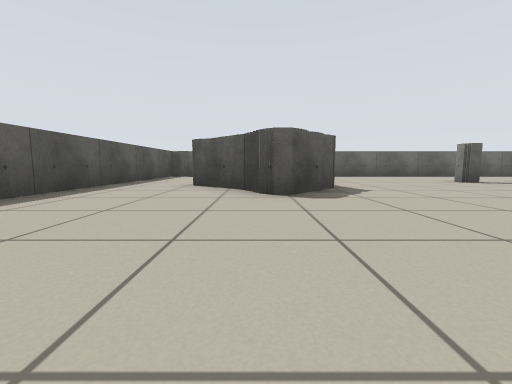
View 1 (above)

17 first-person views from a walk through a world built for the Player/Stage simulator. The camera is 0.45 m above the floor, tilts 6° down and sees 90° across. Floor lines are 1 m apart. The floor is counted in squares, 1 m on a side. Each view is taken from the middle of a square. On the plan, view 1 faces up. The plan holds only what a view shows up to about 9 squares ahead; the rest is blank. Robots are left out.

View 2
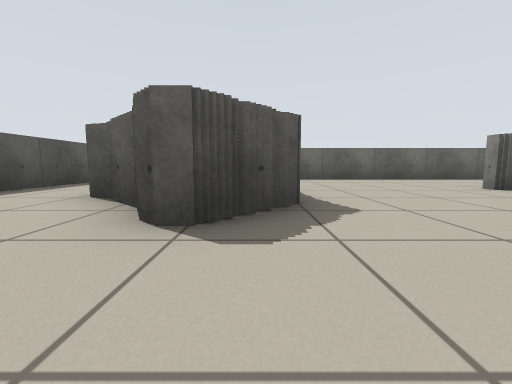

View 3
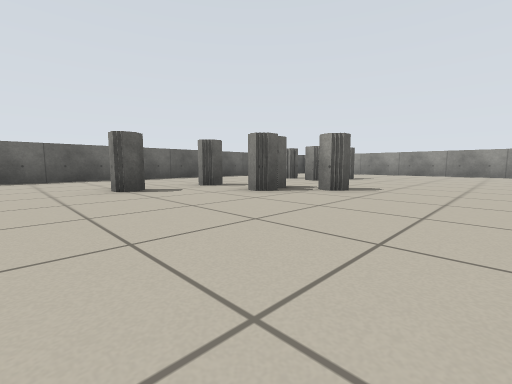

View 4
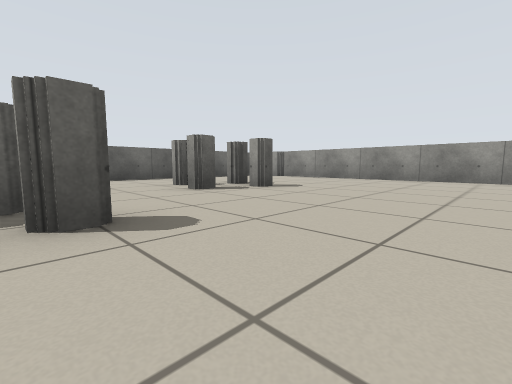

View 5
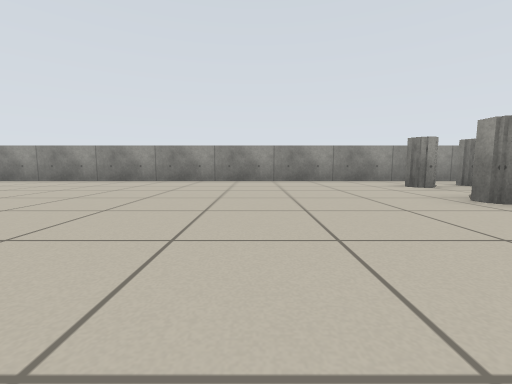

View 6
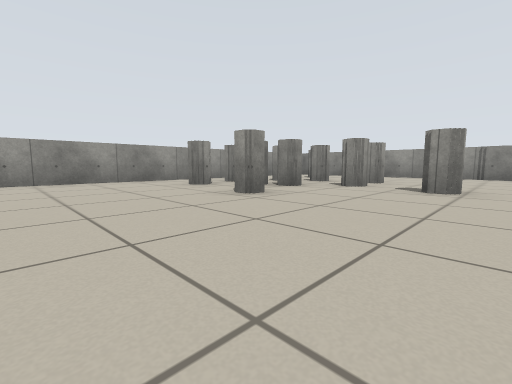

View 7
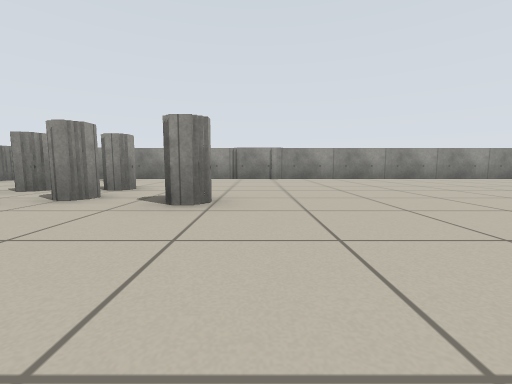

View 8
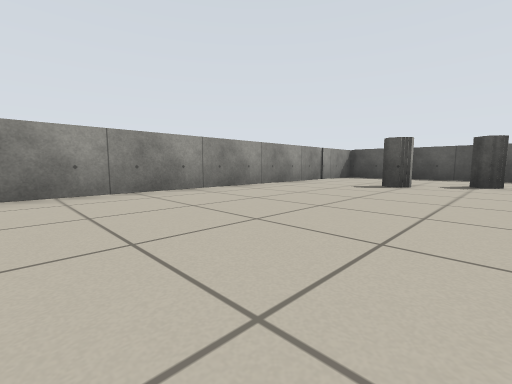

View 9
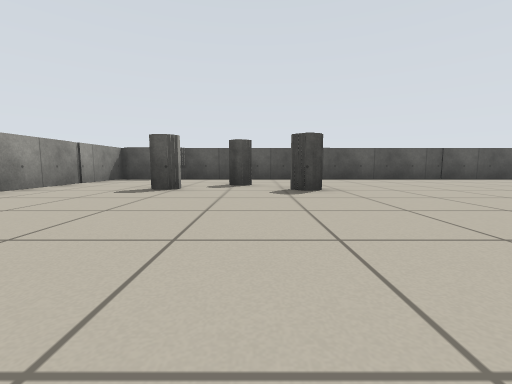

View 10
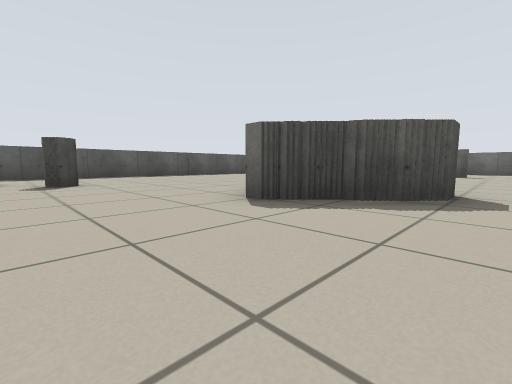

View 11
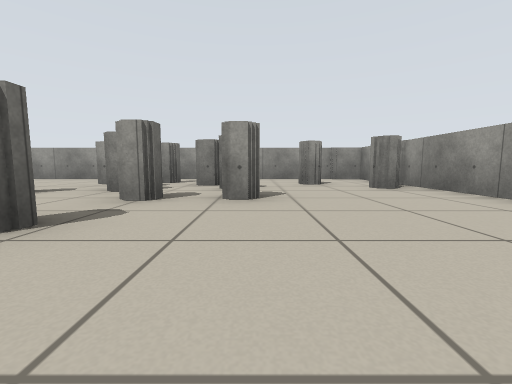

View 12
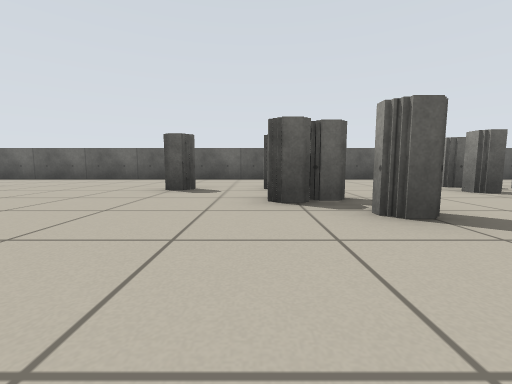

View 13
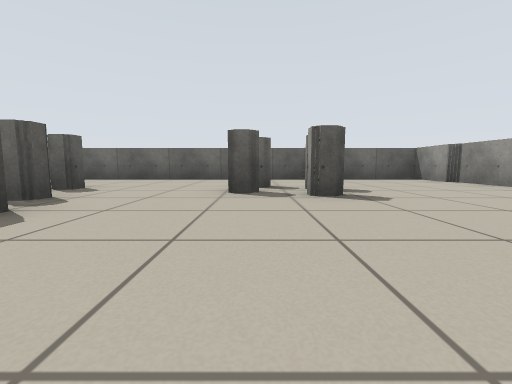

View 14
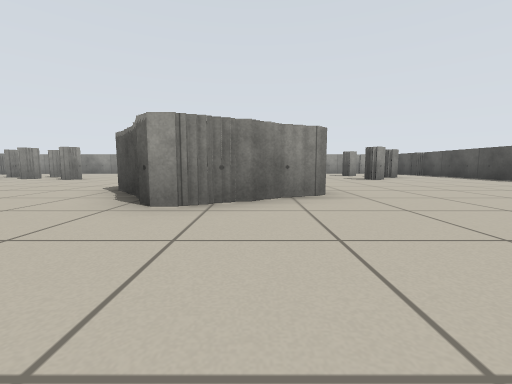

View 15
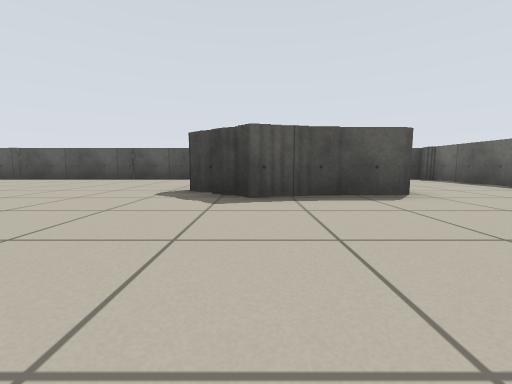

View 16
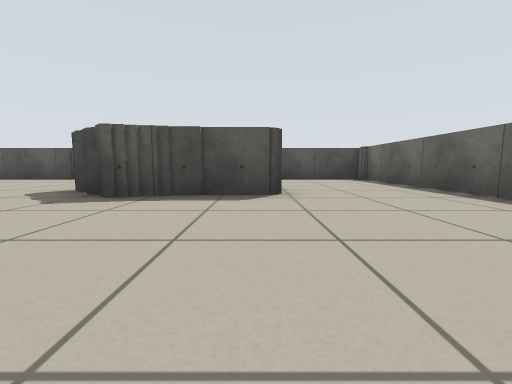

View 17
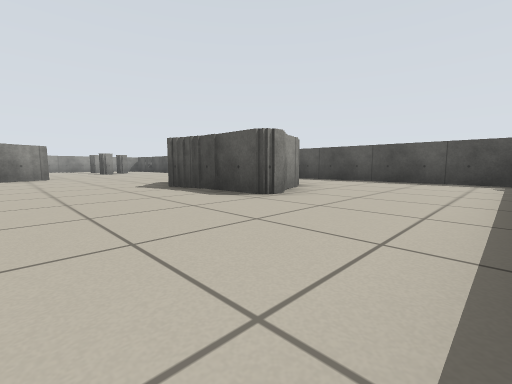

### Floor plan
Key: @ floor where view 1 was taken; # wall or solid block; . floor.
Columns run from 4 left of view 1 to 17 right of it. Each row starts with its distance up from view 1.
 11  ####################
 10 ##..................#
  9 #...................##
  8 #....................#
  7 #...##.........##....#
  6 #..###.........##....#
  5 #...##......#........#
  4 #...##...............#
  3 #....................#
  2 #....................#
  1 #.......##...........#
  0 #...@..####..........#
 -1 #.......###..........#
 -2 #.......##......#.#..#
 -3 #....................#
 -4 #...#.........#.##.#.#
 -5 #..#............###  #
 -6 #...............##...#
 -7 #...#.............#..#
 -8 ##...................#
 -9  #...............#####
-10  #################

Where each view was taken, in squares from view 1:
view 1: 0 up, 0 right, facing up
view 2: 2 up, 1 right, facing up
view 3: 2 up, 4 right, facing up-right
view 4: 2 up, 8 right, facing up-right
view 5: 1 up, 9 right, facing right
view 6: 1 up, 9 right, facing down-right
view 7: 1 down, 9 right, facing down
view 8: 5 down, 6 right, facing down-left
view 9: 5 down, 5 right, facing left
view 10: 5 down, 7 right, facing up-left
view 11: 6 down, 8 right, facing right
view 12: 2 up, 7 right, facing up
view 13: 2 up, 11 right, facing up
view 14: 4 up, 4 right, facing down
view 15: 5 up, 5 right, facing left
view 16: 7 up, 5 right, facing left
view 17: 10 up, 4 right, facing down-left
